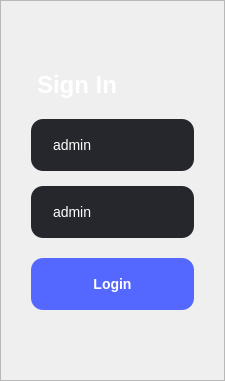
      <widget class="QWidget" name="loginPage">
       <property name="cursor">
        <cursorShape>ArrowCursor</cursorShape>
       </property>
       <property name="styleSheet">
        <string notr="true">QLabel {
	font-family: &quot;Segoe UI&quot;, sans-serif;
	font-size: 12px;
	font-weight: 400;
	color: white;
}

QPushButton {
	background-color: #5468ff;
	border-radius: 12px;
	
	min-height: 52px;
	max-height: 52px;
	
	font-family: &quot;Segoe UI&quot;, sans-serif;
	font-size: 14px;
	font-weight: 500;
	color: white;
}

QLineEdit {
	background-color: #26272D;
	border-radius: 12px;
	padding-left: 20px;
	padding-right: 20px;
	
	min-height: 52px;
	max-height: 52px;
	
	font-family: &quot;Segoe UI&quot;, sans-serif;
	font-size: 14px;
	font-weight: 400;
	color: white;
}</string>
       </property>
       <layout class="QHBoxLayout" name="horizontalLayout_5">
        <property name="spacing">
         <number>0</number>
        </property>
        <property name="leftMargin">
         <number>0</number>
        </property>
        <property name="topMargin">
         <number>0</number>
        </property>
        <property name="rightMargin">
         <number>0</number>
        </property>
        <property name="bottomMargin">
         <number>0</number>
        </property>
        <item>
         <widget class="QFrame" name="loginPageContent">
          <property name="styleSheet">
           <string notr="true">QFrame#loginPageContent {
	padding: 30px;
	max-width: 480px;
}</string>
          </property>
          <property name="frameShape">
           <enum>QFrame::StyledPanel</enum>
          </property>
          <property name="frameShadow">
           <enum>QFrame::Raised</enum>
          </property>
          <layout class="QVBoxLayout" name="verticalLayout_2">
           <property name="spacing">
            <number>0</number>
           </property>
           <property name="leftMargin">
            <number>0</number>
           </property>
           <property name="topMargin">
            <number>0</number>
           </property>
           <property name="rightMargin">
            <number>0</number>
           </property>
           <property name="bottomMargin">
            <number>0</number>
           </property>
           <item>
            <spacer name="verticalSpacer_2">
             <property name="orientation">
              <enum>Qt::Vertical</enum>
             </property>
             <property name="sizeHint" stdset="0">
              <size>
               <width>20</width>
               <height>40</height>
              </size>
             </property>
            </spacer>
           </item>
           <item>
            <widget class="QLabel" name="txtTitle">
             <property name="styleSheet">
              <string notr="true">font-size: 24px;
font-weight: 600;
margin-bottom: 20px;</string>
             </property>
             <property name="text">
              <string>Sign In</string>
             </property>
            </widget>
           </item>
           <item>
            <widget class="QLineEdit" name="txtUsername">
             <property name="styleSheet">
              <string notr="true">margin-bottom: 15px;</string>
             </property>
             <property name="text">
              <string>admin</string>
             </property>
             <property name="placeholderText">
              <string>Username</string>
             </property>
            </widget>
           </item>
           <item>
            <widget class="QLineEdit" name="txtPassword">
             <property name="styleSheet">
              <string notr="true">margin-bottom: 20px;</string>
             </property>
             <property name="text">
              <string>admin</string>
             </property>
             <property name="placeholderText">
              <string>Password</string>
             </property>
            </widget>
           </item>
           <item>
            <widget class="QPushButton" name="btnLogin">
             <property name="cursor">
              <cursorShape>PointingHandCursor</cursorShape>
             </property>
             <property name="styleSheet">
              <string notr="true">QPushButton#btnLogin:hover {
	background-color: #4D5FE8;
}</string>
             </property>
             <property name="text">
              <string>Login</string>
             </property>
             <property name="default">
              <bool>true</bool>
             </property>
            </widget>
           </item>
           <item>
            <spacer name="verticalSpacer">
             <property name="orientation">
              <enum>Qt::Vertical</enum>
             </property>
             <property name="sizeHint" stdset="0">
              <size>
               <width>20</width>
               <height>40</height>
              </size>
             </property>
            </spacer>
           </item>
          </layout>
         </widget>
        </item>
       </layout>
      </widget>
